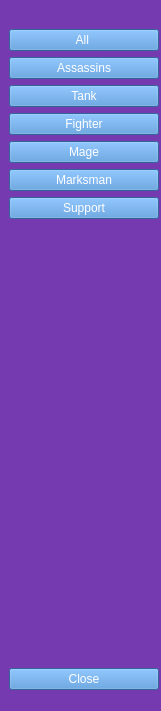
   <widget class="QWidget" name="widget" native="true">
    <property name="geometry">
     <rect>
      <x>0</x>
      <y>0</y>
      <width>161</width>
      <height>711</height>
     </rect>
    </property>
    <property name="styleSheet">
     <string notr="true">QWidget{
background-color: rgb(117, 58, 175);
}
QPushButton{
background-color: rgb(71, 142, 213);
	color: rgb(255, 255, 255);
}</string>
    </property>
    <widget class="QWidget" name="layoutWidget">
     <property name="geometry">
      <rect>
       <x>9</x>
       <y>9</y>
       <width>150</width>
       <height>681</height>
      </rect>
     </property>
     <layout class="QVBoxLayout" name="verticalLayout">
      <item>
       <widget class="QLabel" name="label">
        <property name="text">
         <string/>
        </property>
        <property name="pixmap">
         <pixmap resource="resources.qrc">:/imglib/mlbb.jpg</pixmap>
        </property>
        <property name="scaledContents">
         <bool>true</bool>
        </property>
       </widget>
      </item>
      <item>
       <widget class="QPushButton" name="allhero">
        <property name="text">
         <string>All </string>
        </property>
        <property name="checkable">
         <bool>true</bool>
        </property>
        <property name="autoExclusive">
         <bool>true</bool>
        </property>
       </widget>
      </item>
      <item>
       <widget class="QPushButton" name="assa">
        <property name="text">
         <string>Assassins</string>
        </property>
        <property name="icon">
         <iconset resource="resources.qrc">
          <normaloff>:/imglib/Assassin_Icon.webp</normaloff>:/imglib/Assassin_Icon.webp</iconset>
        </property>
        <property name="checkable">
         <bool>true</bool>
        </property>
        <property name="autoExclusive">
         <bool>true</bool>
        </property>
       </widget>
      </item>
      <item>
       <widget class="QPushButton" name="tank">
        <property name="text">
         <string>Tank</string>
        </property>
        <property name="icon">
         <iconset resource="resources.qrc">
          <normaloff>:/imglib/Tank_Icon.webp</normaloff>:/imglib/Tank_Icon.webp</iconset>
        </property>
        <property name="checkable">
         <bool>true</bool>
        </property>
        <property name="autoExclusive">
         <bool>true</bool>
        </property>
       </widget>
      </item>
      <item>
       <widget class="QPushButton" name="fighter">
        <property name="text">
         <string>Fighter</string>
        </property>
        <property name="icon">
         <iconset resource="resources.qrc">
          <normaloff>:/imglib/Fighter_Icon.webp</normaloff>:/imglib/Fighter_Icon.webp</iconset>
        </property>
        <property name="checkable">
         <bool>true</bool>
        </property>
        <property name="autoExclusive">
         <bool>true</bool>
        </property>
       </widget>
      </item>
      <item>
       <widget class="QPushButton" name="mage">
        <property name="text">
         <string>Mage</string>
        </property>
        <property name="icon">
         <iconset resource="resources.qrc">
          <normaloff>:/imglib/Mage_Icon.webp</normaloff>:/imglib/Mage_Icon.webp</iconset>
        </property>
        <property name="checkable">
         <bool>true</bool>
        </property>
        <property name="autoExclusive">
         <bool>true</bool>
        </property>
       </widget>
      </item>
      <item>
       <widget class="QPushButton" name="mm">
        <property name="text">
         <string>Marksman</string>
        </property>
        <property name="icon">
         <iconset resource="resources.qrc">
          <normaloff>:/imglib/Marksman_Icon.webp</normaloff>:/imglib/Marksman_Icon.webp</iconset>
        </property>
        <property name="checkable">
         <bool>true</bool>
        </property>
        <property name="autoExclusive">
         <bool>true</bool>
        </property>
       </widget>
      </item>
      <item>
       <widget class="QPushButton" name="sup">
        <property name="text">
         <string>Support</string>
        </property>
        <property name="icon">
         <iconset resource="resources.qrc">
          <normaloff>:/imglib/Support_Icon.webp</normaloff>:/imglib/Support_Icon.webp</iconset>
        </property>
        <property name="checkable">
         <bool>true</bool>
        </property>
        <property name="autoExclusive">
         <bool>true</bool>
        </property>
       </widget>
      </item>
      <item>
       <spacer name="verticalSpacer">
        <property name="orientation">
         <enum>Qt::Vertical</enum>
        </property>
        <property name="sizeHint" stdset="0">
         <size>
          <width>20</width>
          <height>325</height>
         </size>
        </property>
       </spacer>
      </item>
      <item>
       <widget class="QPushButton" name="cls">
        <property name="text">
         <string>Close</string>
        </property>
        <property name="checkable">
         <bool>true</bool>
        </property>
       </widget>
      </item>
     </layout>
    </widget>
   </widget>
